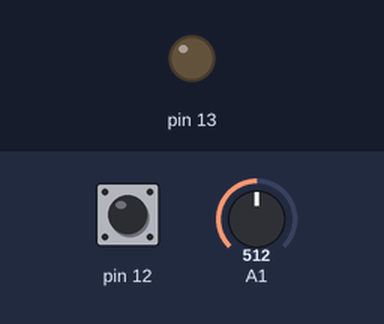
Recording of a sketch running on a simulated Arduino Uno, built with avr-gcc and run on an emulated ATmega328P. On the bench: output pins drawn as LEDs (lit = HIGH). The inputs (shaded band) are chosen by the test bench; at power-on: pin 12 LOW, A1 = 512.

Above: at 1.2 s.
1.3 s: pin 12 pulsed HIGH 5 times (0.12 s each, 0.3 s apart)
At 3.2 s:
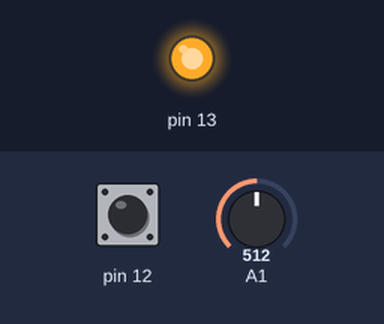
4.3 s: A1 set to 497
At 5.5 s:
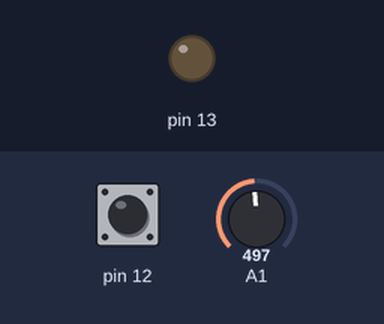
5.8 s: A1 set to 716
At 6.7 s:
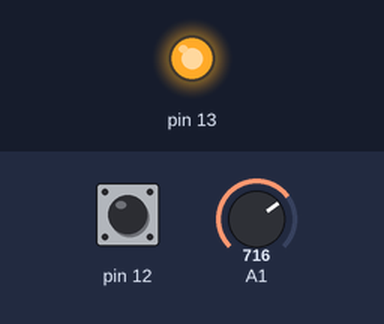
Timing chart, 0 to 8.8 s (numbered marks = the images above; inputs shaded):
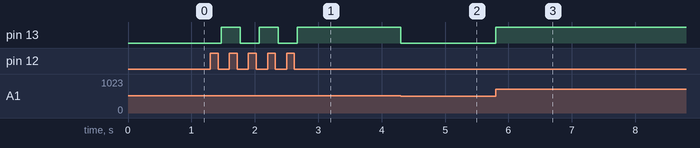

Measured:
- the behaviour switches between 512 and 511 on A1 (found by bisection; images 1 and 2)
- after the input at 1.3 s, pin 13: alternates HIGH for 0.30 s and LOW for 0.30 s, 5 changes in all, then stays HIGH, starting after 0.17 s
- after the input at 4.3 s, pin 13: HIGH → LOW at once
- after the input at 5.8 s, pin 13: LOW → HIGH at once

The sketch:

digital_analog.ino
```cpp
boolean SW = false;

void setup() {
  pinMode(13, OUTPUT);
  pinMode(12, INPUT);
}

void loop() {
  if (digitalRead(12) == HIGH) {
    SW = !SW;
    while (digitalRead(12));
    delay(50);
  }
  if (SW) {
    int val = analogRead(A1) / 4;
    analogWrite(13, val);
  } else {
    analogWrite(13, 10);
  }
}
```
